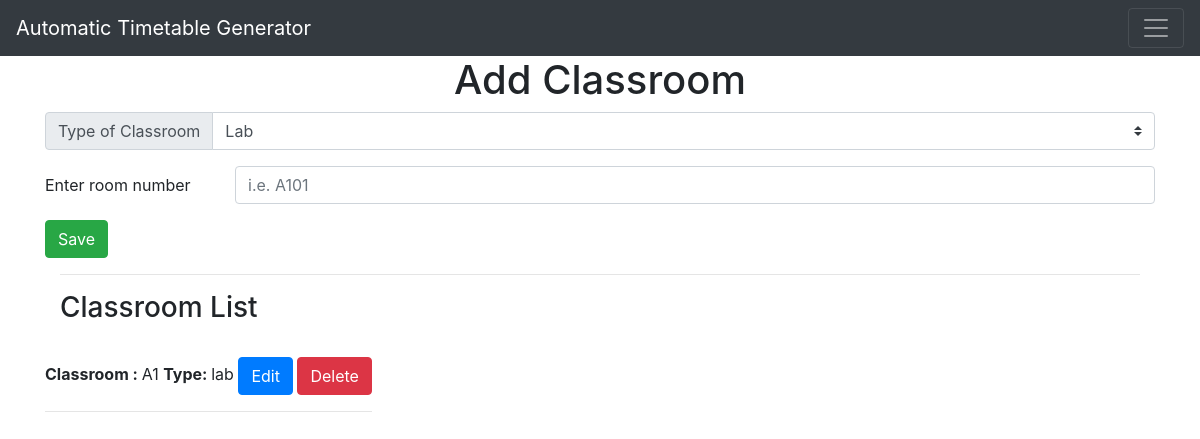
/add-classroom, run on an earlier commit of the app's database.
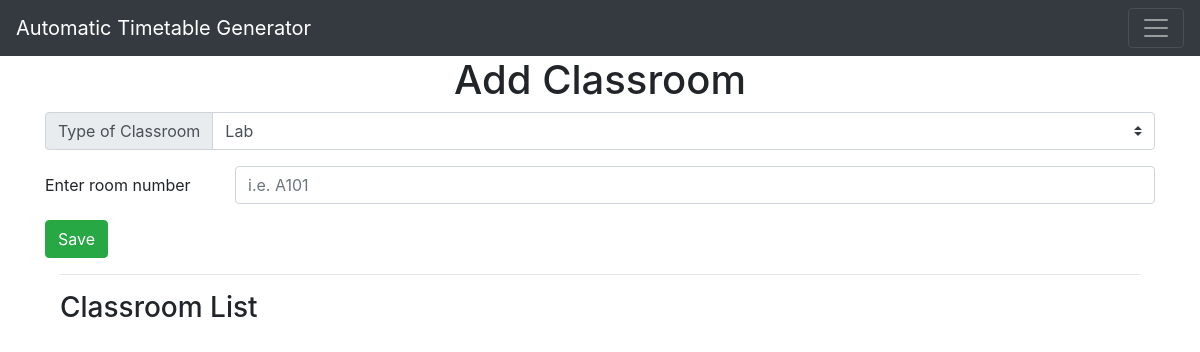
And on a later commit of the database.
### app.py (models this page shows, shortened)
class Classroom(db.Model):
    class_id = db.Column(db.Integer, primary_key=True)
    class_type = db.Column(db.String(40), nullable=False)
    class_number = db.Column(db.String(40), nullable=False)

### app.py (the view)
@app.route('/add-classroom', methods=['GET','POST'])
def add_classroom():
    if request.method == "POST":
        class_type = request.form.get('classroomtype')
        class_number = request.form['class_number']
        new_class = Classroom(class_type=class_type, class_number=class_number)
        db.session.add(new_class) # added for this session only
        db.session.commit() # added permanently
        return redirect('/add-classroom')
    else:
        all_classroom = Classroom.query.order_by(Classroom.class_id).all()
        return render_template('add-classroom.html', classrooms = all_classroom) # to use in loops

### templates/add-classroom.html (shortened to what this page needs)
{% extends 'base.html' %}
{% block body %}
<div class="container">
    <h1 style="text-align:center">Add Classroom</h1>
</div>
<form action="/add-classroom" method="post">
    <div class="input-group mb-3">
      <div class="input-group-prepend">
        <label class="input-group-text" for="classroomtype">Type of Classroom</label>
      </div>
      <select class="custom-select" name="classroomtype" id="classroomtype">
        <option value="lab">Lab</option>
      </select>
    </div>
    <div class="form-group row">
    <label for="class_number" class="col-sm-2 col-form-label">Enter room number</label>
    <div class="col-sm-10">
      <input type="text" class="form-control" name="class_number" id="class_number" placeholder="i.e. A101" required>
    </div>
  </div>
  <div>
      <button class="btn btn-success" type="submit">Save</button>
  </div>
</form>
<div class="container">
    <hr>
    <h3>Classroom List</h3>
    <br>
    {% for classroom in classrooms %}
        <div class="row">
            <div class="column">
                <b>Classroom : </b>{{classroom.class_number}}
                <b>Type: </b> {{classroom.class_type}}
                <a class="btn btn-primary" href="/edit/classroom/{{classroom.class_id}}" >Edit</a>
                <a class="btn btn-danger" href="/delete/classroom/{{classroom.class_id}}">Delete</a>
                <hr>
            </div>
        </div>
    {% endfor %}
</div>
{% endblock %}

What changed in the data, as far as the page shows it:
removed Classroom: class_number "A1", class_type "lab"
